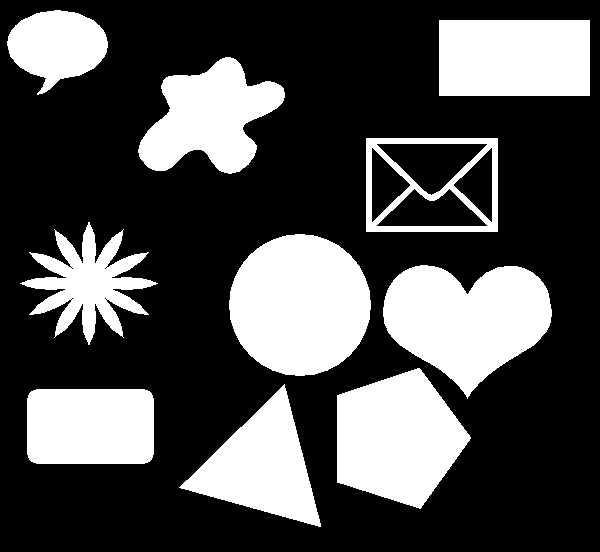
#> input picture trabalho_coracao.png, 600 x 552 px
$ python connect_region.py
#> lines starting #> are read from the running program, lines starting #| are printed output that depends on the picture; after the words box and inside, x2 and y2 are one past the last pixel; in counts of white or black regions, pixels touching at a corner belong together
import numpy as np
import cv2
import random

img = cv2.imread('trabalho_coracao.png', 0)
#> img: shape (552, 600); 30.3% white; 10 white regions, largest, box (x1, y1, x2, y2) and area: (229, 234, 371, 376) 15749, (383, 265, 552, 399) 14609, (337, 368, 471, 509) 13120

cv2.imshow('Imagem Original',img)


ret,binary_img = cv2.threshold(img,127,255,cv2.THRESH_BINARY)
row, column = binary_img.shape
#> row = 552; column = 600

valor_branco = 255
#new_img = np.array(binary_img)
new_img = np.zeros(shape=(row, column))

matrix = np.zeros(shape=(row, column), dtype=bool)
vetor = []
cor = 100
listaCores = []
listaCores.append(cor)

print(new_img)
#> (printed output is left out)

def pixel_acima(pos_pixel):
    return pos_pixel[0]-1, pos_pixel[1]

def pixel_esquerda(pos_pixel):
    return pos_pixel[0], pos_pixel[1]-1

def pixel_direita(pos_pixel):
    return pos_pixel[0], pos_pixel[1]+1

def pixel_abaixo(pos_pixel):
    return pos_pixel[0]+1, pos_pixel[1]


def aumento_regiao(linha, coluna, cor):
    vetor.append([linha, coluna])
    matrix[linha, coluna] = True
    new_img[linha, coluna] = cor

    while len(vetor) > 0:
        analise_pixel = vetor.pop()

        if binary_img[pixel_acima(analise_pixel)] == 255 and matrix[
            pixel_acima(analise_pixel)] == False:
            new_img[pixel_acima(analise_pixel)] = cor
            matrix[pixel_acima(analise_pixel)] = True
            vetor.append(pixel_acima(analise_pixel))

        if binary_img[pixel_esquerda(analise_pixel)] == 255 and matrix[
            pixel_esquerda(analise_pixel)] == False:
            new_img[pixel_esquerda(analise_pixel)] = cor
            matrix[pixel_esquerda(analise_pixel)] = True
            vetor.append(pixel_esquerda(analise_pixel))

        if binary_img[pixel_direita(analise_pixel)] == 255 and matrix[
            pixel_direita(analise_pixel)] == False:
            new_img[pixel_direita(analise_pixel)] = cor
            matrix[pixel_direita(analise_pixel)] = True
            vetor.append(pixel_direita(analise_pixel))

        if binary_img[pixel_abaixo(analise_pixel)] == 255 and matrix[
            pixel_abaixo(analise_pixel)] == False:
            new_img[pixel_abaixo(analise_pixel)] = cor
            matrix[pixel_abaixo(analise_pixel)] = True
            vetor.append(pixel_abaixo(analise_pixel))


for linha in range(row):
    for coluna in range(column):
        if binary_img[linha, coluna] == valor_branco:
            #canto superior esquerdo
            if linha == 0 and coluna == 0 :
                new_img[linha, coluna] = 100

            # linha superior
            elif linha == 0 and coluna > 0 :
                new_img[linha, coluna] = 130

            # coluna esquerda
            elif linha > 0 and coluna == 0 :
                new_img[linha, coluna] = 150

            # coluna direita
            elif linha > 0 and coluna == (column - 1) :
                new_img[linha, coluna] = 180

            # coluna inferior
            elif linha == row-1 and coluna > 0 :
                new_img[linha, coluna] = 0

            # resto
            else:
                if matrix[linha, coluna] == 0:
                    aumento_regiao(linha, coluna, cor)
                    cor = cor + 10
                    listaCores.append(cor)
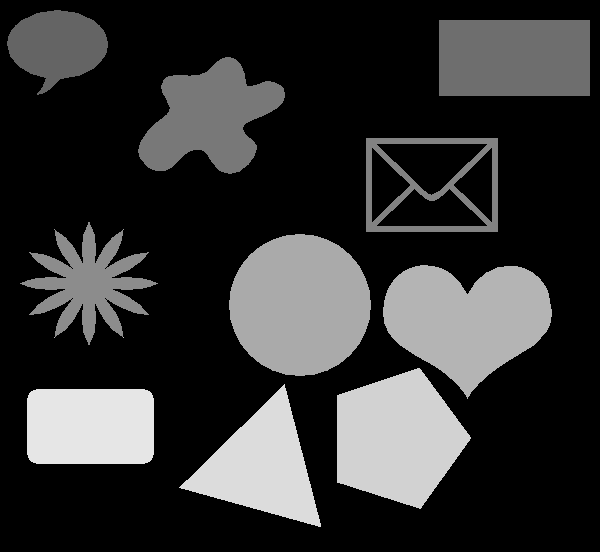
#> new_img: shape (552, 600) float64; min 0, max 230, mean 50.8
#> after the loop, cor = 240


# Colorizing os pixels
output_img = np.zeros((row, column, 3), int)
labelColor = {0: (0, 0, 0)}
for linha in range(row):
    for coluna in range(column):
        label = new_img[linha, coluna]
        if label in listaCores:
            labelColor[label] = (random.randint(0, 255), random.randint(0, 255), random.randint(0, 255))

            output_img[linha, coluna, :] = labelColor[label]
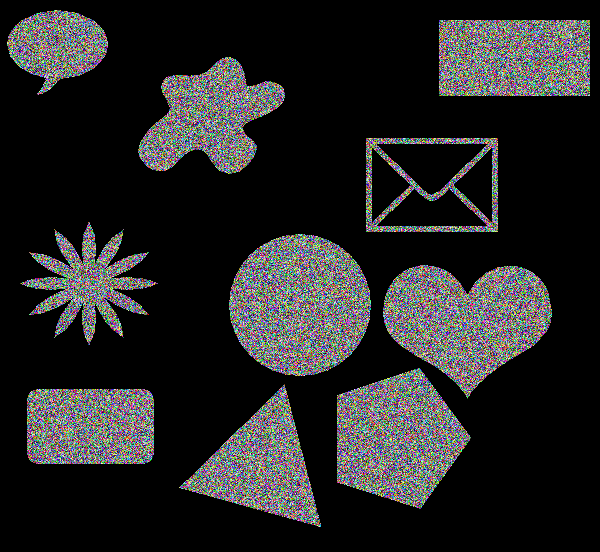
#> output_img: shape (552, 600, 3) int64; mean of channels 0, 1, 2 38.6, 38.6, 38.8; drawn as B, G, R


cv2.imwrite('trabalho_modificada.png', new_img)

img_modificada = cv2.imread('trabalho_modificada.png', 0)
cv2.imshow('Imagem modificada', img_modificada)

cv2.waitKey(0)
cv2.destroyAllWindows()
